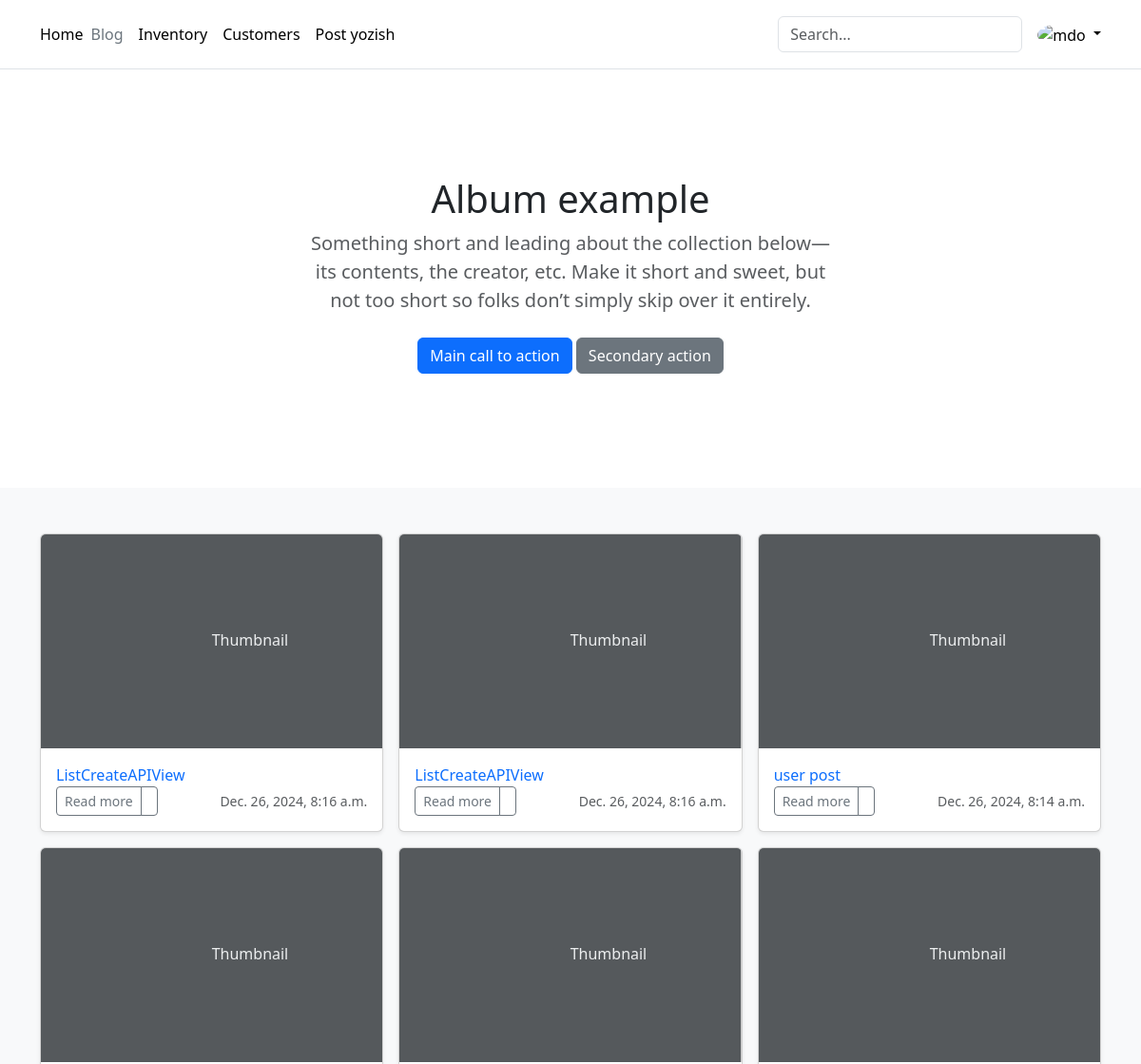
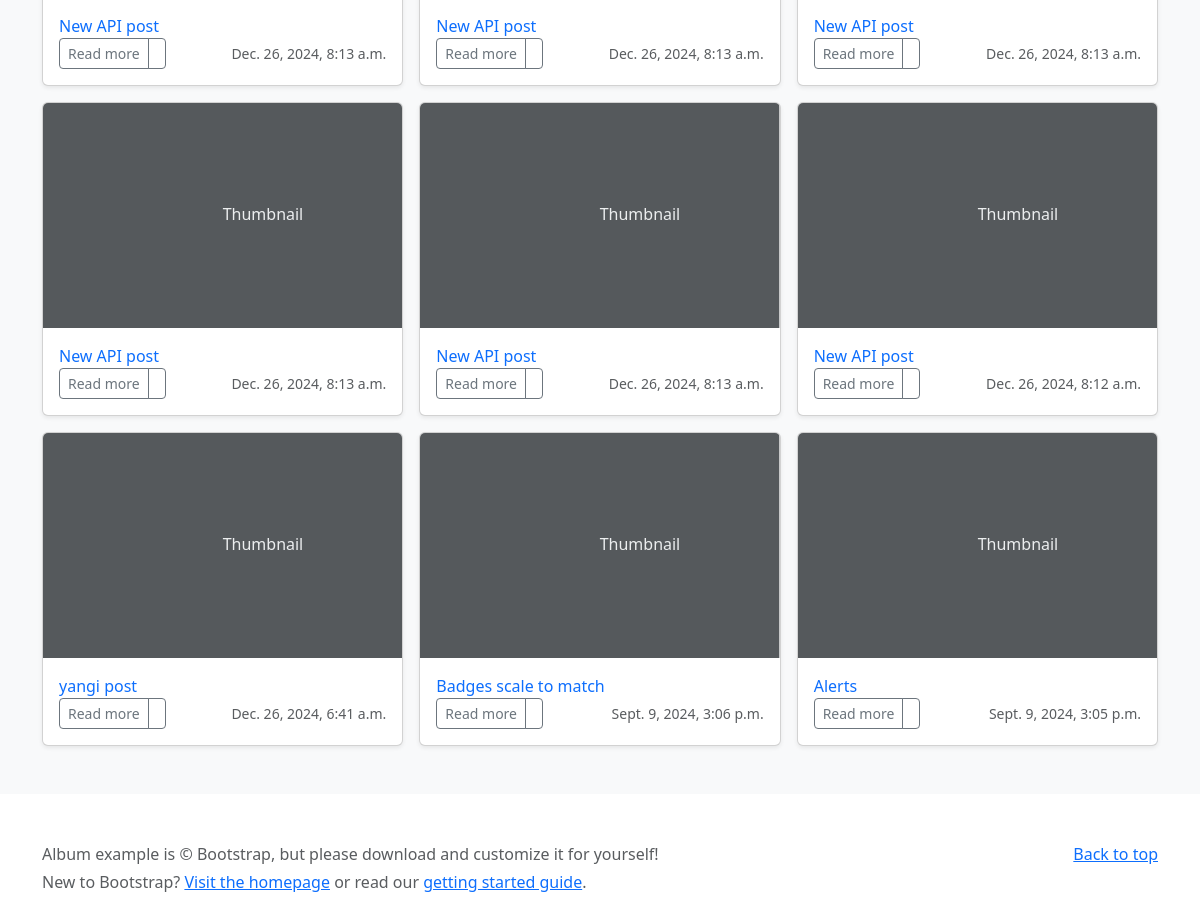
The page / on the database its author committed (2 pictures, top to bottom).
### blog/models.py (models this page shows, shortened)
class Post(models.Model):
    author = models.ForeignKey(User, on_delete=models.CASCADE)
    title = models.CharField(max_length=200)
    body = models.TextField()
    created = models.DateTimeField(auto_now_add=True)
    updated = models.DateTimeField(auto_now=True)
    def get_absolute_url(self):
        return "/" + str(self.id) + "/"
    class Meta:
        ordering = ['-id']

### blog/views.py (the view)
# urls.py: path('', PostListView.as_view(), name='list'),
class PostListView(generic.ListView):
    model = Post
    template_name = 'list.html'
    context_object_name = 'posts'

### templates/list.html (shortened to what this page needs)
{% extends "base.html" %}
{% block content %}
<div class="row row-cols-1 row-cols-sm-2 row-cols-md-3 g-3">
    {% for post in posts %}
    <div class="col">
        <div class="card shadow-sm">
            <svg class="bd-placeholder-img card-img-top" width="100%" height="225"
                 xmlns="http://www.w3.org/2000/svg" role="img" aria-label="Placeholder: Thumbnail"
                 preserveAspectRatio="xMidYMid slice" focusable="false"><title>Placeholder</title>
                <text x="50%" y="50%" fill="#eceeef" dy=".3em">Thumbnail</text>
            </svg>
            <div class="card-body">
                <a href="{{ post.get_absolute_url }}" class="text-decoration-none"><p class="card-text">
                    {{ post.title }}</p></a>
                <div class="d-flex justify-content-between align-items-center">
                    <div class="btn-group">
                        <a href="{{ post.get_absolute_url }}" type="button" class="btn btn-sm btn-outline-secondary">Read
                            more</a>
                        <button type="button" class="btn btn-sm btn-outline-secondary">
                        </button>
                    </div>
                    <small class="text-muted">{{ post.created }}</small>
                </div>
            </div>
        </div>
    </div>
    {% endfor %}
</div>
{% endblock %}

### rows shown on the page
Post: title "ListCreateAPIView", created "Dec. 26, 2024, 8:16 a.m."
Post: title "ListCreateAPIView", created "Dec. 26, 2024, 8:16 a.m."
Post: title "user post", created "Dec. 26, 2024, 8:14 a.m."
Post: title "New API post", created "Dec. 26, 2024, 8:13 a.m."
Post: title "New API post", created "Dec. 26, 2024, 8:13 a.m."
Post: title "New API post", created "Dec. 26, 2024, 8:13 a.m."
Post: title "New API post", created "Dec. 26, 2024, 8:13 a.m."
Post: title "New API post", created "Dec. 26, 2024, 8:13 a.m."
Post: title "New API post", created "Dec. 26, 2024, 8:12 a.m."
Post: title "yangi post", created "Dec. 26, 2024, 6:41 a.m."
Post: title "Badges scale to match", created "Sept. 9, 2024, 3:06 p.m."
Post: title "Alerts", created "Sept. 9, 2024, 3:05 p.m."
